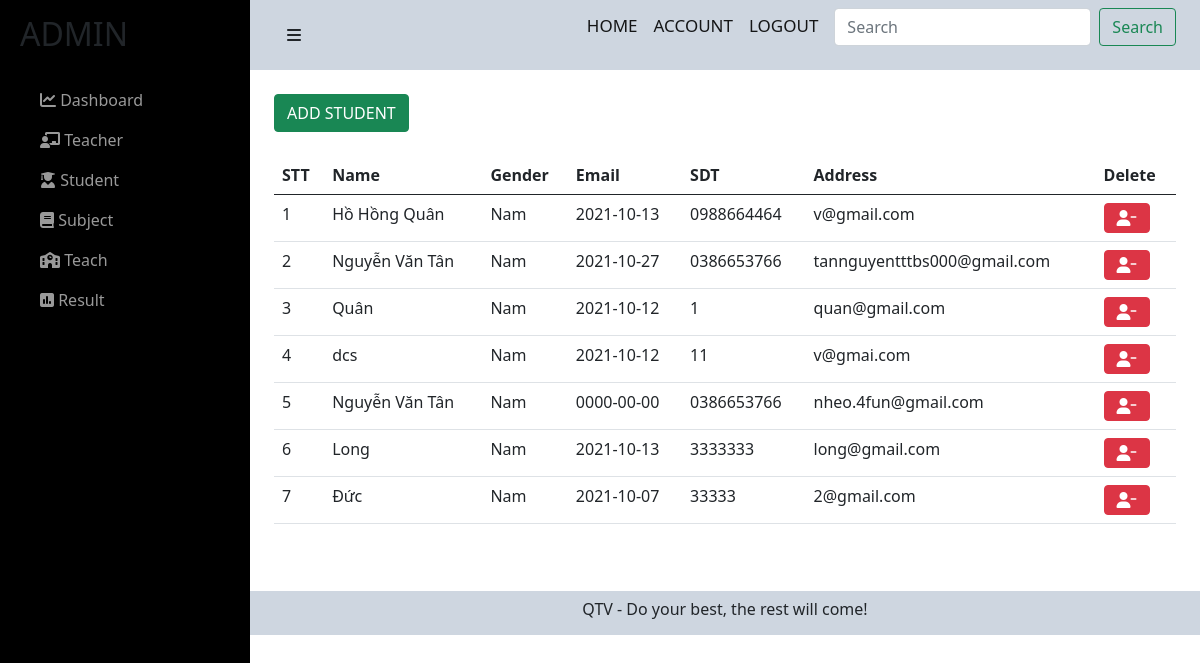
Page /admin/admin/student.php (signed in) on the committed database.
### tables this page shows
CREATE TABLE `users` (
  `user_id` int(11) NOT NULL,
  `user_name` varchar(255) NOT NULL,
  `user_avatar` varchar(255) DEFAULT NULL,
  `user_gioitinh` tinyint(4) NOT NULL,
  `user_birthday` date NOT NULL,
  `user_phone` varchar(255) NOT NULL,
  `user_email` varchar(255) NOT NULL,
  `user_pass` varchar(255) NOT NULL,
  `user_level` int(11) NOT NULL,
  `status` tinyint(4) NOT NULL,
  `code` varchar(255) NOT NULL,
  `code_forgot` varchar(255) NOT NULL
);

### admin/admin/student.php (the view, shortened to what this page needs)
<?php include('../../config/config.php');
?>
<link href="https://cdn.jsdelivr.net/npm/bootstrap@5.0.2/dist/css/bootstrap.min.css" rel="stylesheet">
<link rel="stylesheet" href="https://cdnjs.cloudflare.com/ajax/libs/font-awesome/6.0.0-beta2/css/all.min.css" />
<link rel="stylesheet" href="../../css/teacher-admin.css">
<div id="wrapper">
    <div id="sidebar-wrapper">
        <ul class="sidebar-nav">
        <li class="sidebar-brand">
                <h2>ADMIN</h2>
            </li>
            <li>
                <a href="index.php"><i class="fas fa-chart-line"></i> Dashboard</a>
            </li>
            <li>
                <a href="teacher.php"><i class="fas fa-chalkboard-teacher"></i> Teacher</a>
            </li>
            <li>
                <a href="student.php"><i class="fas fa-user-graduate"></i> Student</a>
            </li>
            <li>
                <a href="subject.php"><i class="fas fa-book"></i> Subject</a>
            </li>
            <li>
                <a href="teach.php"><i class="fas fa-school"></i> Teach</a>
            </li>
            <li>
                <a href="result-admin.php"><i class="fas fa-poll"></i> Result</a>
            </li>
        </ul>
    </div>
    <div id="page-content-wrapper">
        <div class="container-fluid">
            <div class="row">
                <div class="col-lg-12">
                    <nav class="navbar navbar-light">
                        <div class="container-fluid">
                            <a href="#menu-toggle" class="btn btn-default" id="menu-toggle"><i class="fas fa-bars"></i></a>
                            <form class="d-flex">
                                <a href="" class="navbar-brand">HOME</a>
                                <a href="" class="navbar-brand">ACCOUNT</a>
                                <a href="../../login/logout.php" class="navbar-brand">LOGOUT</a>
                                <input class="form-control me-2" type="search" placeholder="Search" aria-label="Search">
                                <button class="btn btn-outline-success" type="submit">Search</button>
                            </form>
                        </div>
                    </nav>
                    <div class="container">
                        <br>
                        <a href="./add-student-admin.php"><button class="btn btn-success"> ADD STUDENT</button></a>
                        <br><br>
                        <table class="table">
                            <thead>
                                <tr>
                                    <th scope="col">STT</th>
                                    <th scope="col">Name</th>
                                    <th scope="col">Gender</th>
                                    <th scope="col">Email</th>
                                    <th scope="col">SDT</th>
                                    <th scope="col">Address</th>
                                    <th scope="col">Delete</th>
                                </tr>
                            </thead>
                            <tbody>
                                <?php
                                $sql = "SELECT * from users where user_level = 0";
                                $res = mysqli_query($conn, $sql);
                                $sn = 1;
                                if ($res == true) {
                                    while ($row = mysqli_fetch_assoc($res)) {
                                        $user_gioitinh = $row['user_gioitinh'];
                                ?>
                                        <tr>
                                            <td><?php echo $sn++ ?></td>
                                            <td><?php echo $row['user_name']; ?></td>
                                            <td>
                                                <?php if ($user_gioitinh == 1) {
                                                    echo 'Nam';
                                                }
                                                ?>
                                            </td>
                                            <td><?php echo $row['user_birthday']; ?></td>
                                            <td><?php echo $row['user_phone']; ?></td>
                                            <td><?php echo $row['user_email']; ?></td>
                                            <td>
                                                <a href="./del-teacher-admin.php?user_id=<?php echo $row['user_id']; ?>"><button type="button" class="btn btn-danger text-white me-2"><i class="fas fa-user-minus"></i></button></a>
                                            </td>
                                        </tr>
                                <?php
                                    }
                                }
                                ?>
                            </tbody>
                        </table>
                    </div>
                </div>
            </div>
        </div>
        <footer>
            <p class="ftr text-center">
                QTV - Do your best, the rest will come!
            </p>
        </footer>
    </div>
</div>

### css/teacher-admin.css (style rules this page uses)
.row>* { padding : 0; }
#wrapper { padding-left: 0; -webkit-transition: all 0.5s ease; -moz-transition: all 0.5s ease; -o-transition: all 0.5s ease; transition: all 0.5s ease; }
.navbar-brand { font-size:17px; font-weight:500; }
#page-content-wrapper { padding: 50px; position: relative; }
#sidebar-wrapper { z-index: 1000; position: fixed; left: 250px; width: 0; height: 100%; margin-left: -250px; overflow-y: auto; background: #000; -webkit-transition: all 0.5s ease; -moz-transition: all 0.5s ease; -o-transition: all 0.5s ease; transition: all 0.5s ease; }
#page-content-wrapper { width: 100%; position: absolute; padding: 15px; }
.sidebar-nav { position: absolute; top: 0; width: 250px; margin: 0; padding: 0; list-style: none; }
.sidebar-nav li { text-indent: 20px; line-height: 40px; }
.sidebar-nav li a { display: block; text-decoration: none; color: #999999; }
.sidebar-nav > .sidebar-brand { height: 65px; font-size: 18px; line-height: 60px; margin-top: 15px; }
@media (min-width:768px) { #wrapper { padding-left: 250px; } }
@media (min-width:768px) { #sidebar-wrapper { width: 250px; } }
@media (min-width:768px) { #page-content-wrapper { padding: 0; position: relative; } }
.navbar, .ftr { background-color: #ced6e0; }
.ftr { height:44px; margin-bottom: 0; padding-top:6px; }
.container { min-height: 521px; }

### rows in the picture
users: user_name "Hồ Hồng Quân", user_gioitinh "Nam", user_birthday "2021-10-13", user_phone "0988664464", user_email "v@gmail.com"
users: user_name "Nguyễn Văn Tân", user_gioitinh "Nam", user_birthday "2021-10-27", user_phone "0386653766", user_email "tannguyentttbs000@gmail.com"
users: user_name "Quân", user_gioitinh "Nam", user_birthday "2021-10-12", user_phone "1", user_email "quan@gmail.com"
users: user_name "dcs", user_gioitinh "Nam", user_birthday "2021-10-12", user_phone "11", user_email "v@gmai.com"
users: user_name "Nguyễn Văn Tân", user_gioitinh "Nam", user_birthday "0000-00-00", user_phone "0386653766", user_email "nheo.4fun@gmail.com"
users: user_name "Long", user_gioitinh "Nam", user_birthday "2021-10-13", user_phone "3333333", user_email "long@gmail.com"
users: user_name "Đức", user_gioitinh "Nam", user_birthday "2021-10-07", user_phone "33333", user_email "2@gmail.com"
